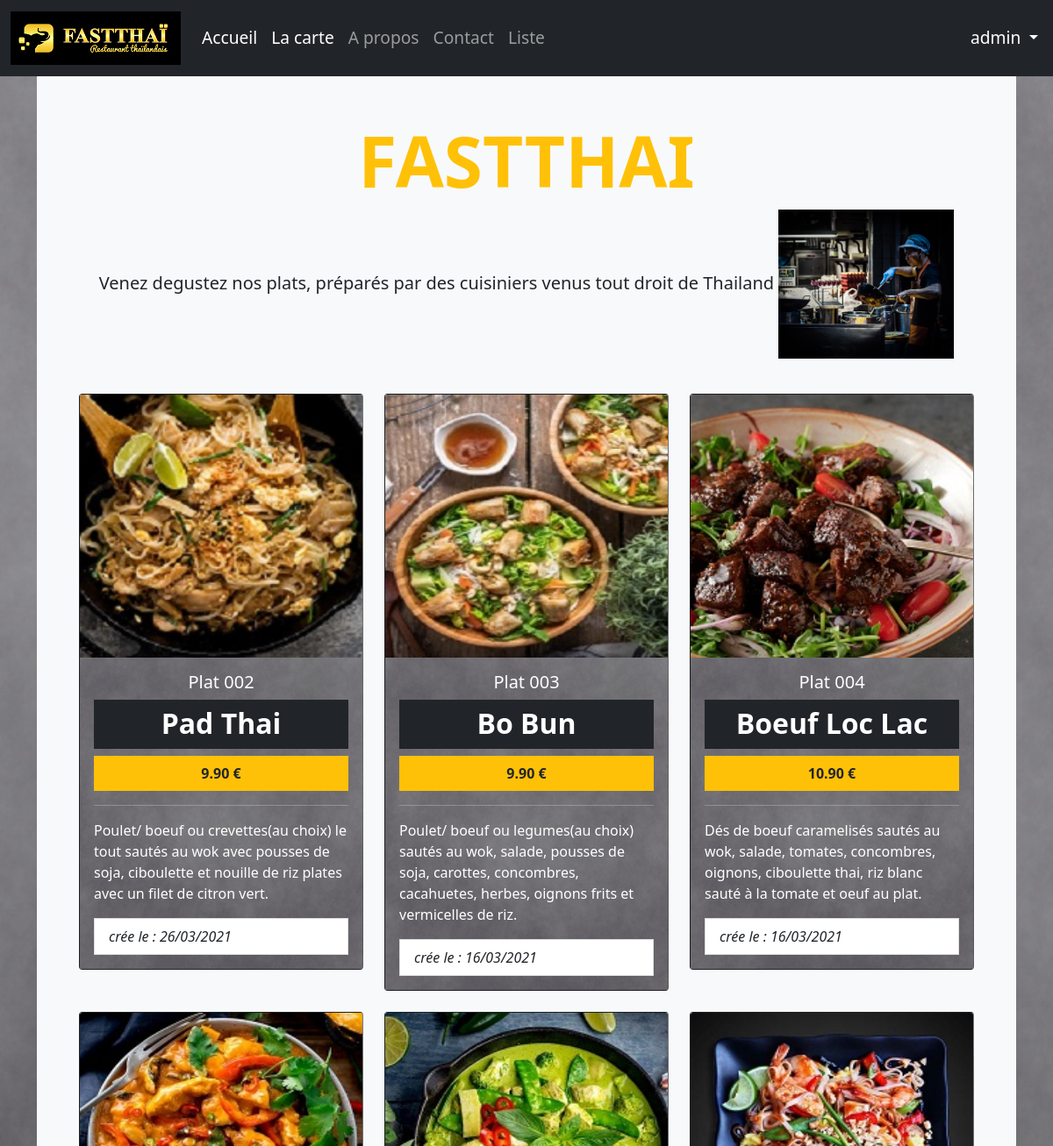
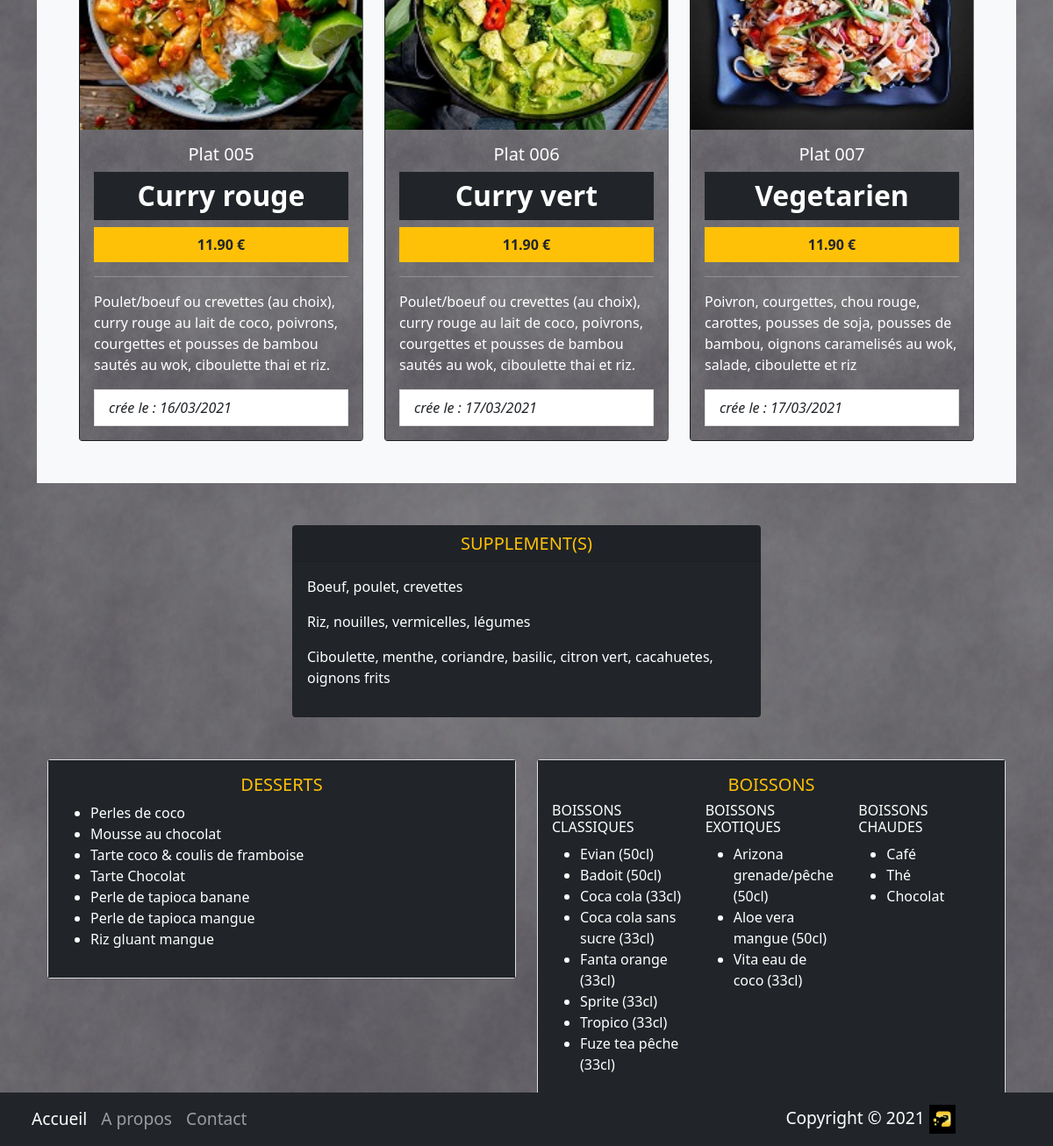
/carte.php (signed in), run on the app's committed database (2 pictures, top to bottom).
### tables this page shows
CREATE TABLE `plat` (
  `id_plat` int(11) NOT NULL,
  `nom_plat` varchar(50) NOT NULL,
  `image` varchar(50) NOT NULL,
  `description` text NOT NULL,
  `prix` float(10,2) NOT NULL,
  `created` date NOT NULL,
  `id_type` int(11) NOT NULL
);

### carte.php (the view, shortened to what this page needs)
<?php
require_once('connect.php');
$sql = "SELECT * FROM plat p
        INNER JOIN category c
        ON p.id_type = c.id_category";
$result = mysqli_query($connexion, $sql);
function trDate($date){
    $dateArray = (explode("-",substr(($date),0,10)));
    $dateIns = $dateArray[2]."/".$dateArray[1]."/".$dateArray[0];
    return $dateIns;
}
?>
<?php require_once('partials/header1.inc');?>
<div class="container" >
<div class="bg-light p-5" id="haut">
    <div class="container text-center">
        <h1 id='titre' class="display-1  text-warning text-bolder">FASTTHAI</h1>
        <p class="lead  "> Venez degustez nos plats, préparés par des cuisiniers venus tout droit de Thailand <img
                src="assets/images/cuisinier.jpg" alt='' width='200'></img></p>
    </div>
    <div>
        <div class="row row-cols-1 row-cols-md-3 g-4 mt-2">
            <?php while($rows = mysqli_fetch_assoc($result)){ ?>
            <div class="col">
                <div class="card bg bg-dark text-white" style= "background-image: url('assets/images/fond.jpg');background-repeat: no-repeat ;background-size: cover;">
                    <img src="assets/images/<?=$rows['image'];?>" class="card-img-top" alt="..." height="300">
                    <div class="card-body">
                        <h5 class="card-title text-center">Plat 00<?=$rows['id_plat'];?>
                        </h5>
                        <ul class="list-group list-group-flush">
                            <li class="list-group-item text-center h2 bg bg-dark text-white"> <strong>
                                    <?=$rows['nom_plat'];?>
                                </strong></li>
                            <li class="list-group-item text-dark bg bg-warning text-center "><strong>
                                    <?=$rows['prix'];?> €
                                </strong> </li>
                        </ul>
                        <hr>
                        <p class="card-text">
                            <?=$rows['description'];?>
                        </p>
                        <i class="list-group-item text-dark text-right">crée le :
                            <?=trDate($rows['created']);?>
                        </i>
                    </div>
                </div>
            </div>
            <?php } ?>
        </div>
    </div>
</div>
<div class='container col-6 offset-3 mt-5 mb-5'>
    <div class="card bg bg-dark ">
        <h5 class="card-header text-warning text-center">SUPPLEMENT(S)</h5>
        <div class="card-body text-white">
            <p>Boeuf, poulet, crevettes</p>
            <p>Riz, nouilles, vermicelles, légumes</p>
            <p>Ciboulette, menthe, coriandre, basilic, citron vert, cacahuetes, oignons frits</p>
        </div>
    </div>
</div>
<div>
    <div class='container mb-5'>
        <div class="row">
            <div class="col-sm-6">
                <div class="card text-white">
                    <div class="card-body bg bg-dark ">
                        <h5 class="card-title text-warning text-center">DESSERTS</h5>
                        <ul>
                            <li>Perles de coco</li>
                            <li>Mousse au chocolat</li>
                            <li>Tarte coco & coulis de framboise</li>
                            <li>Tarte Chocolat</li>
                            <li>Perle de tapioca banane</li>
                            <li>Perle de tapioca mangue</li>
                            <li>Riz gluant mangue</li>
                        </ul>
                    </div>
                </div>
            </div>
            <div class="col-sm-6">
                <div class="card">
                    <div class="card-body bg bg-dark">
                        <h5 class="card-title text-warning text-center">BOISSONS</h5>
                        <div class="row">
                            <div class='col-4 text-white'>
                                <h6 class="card-text text-white">BOISSONS CLASSIQUES</h6>
                                <ul>
                                    <li>Evian (50cl) </li>
                                    <li>Badoit (50cl) </li>
                                    <li>Coca cola (33cl) </li>
                                    <li>Coca cola sans sucre (33cl)</li>
                                    <li>Fanta orange (33cl)</li>
                                    <li>Sprite (33cl)</li>
                                    <li>Tropico (33cl)</li>
                                    <li>Fuze tea pêche (33cl)</li>
                                </ul>
                            </div>
                            <div class='col-4 text-white'>
                                <h6 class="card-text text-white">BOISSONS EXOTIQUES</h6>
                                <ul>
                                    <li>Arizona grenade/pêche (50cl) </li>
                                    <li>Aloe vera mangue (50cl) </li>
                                    <li>Vita eau de coco (33cl) </li>
                                </ul>
                            </div>
                            <div class='col-4 text-white'>
                                <h6 class="card-text text-white">BOISSONS CHAUDES</h6>
                                <ul>
                                    <li>Café</li>
                                    <li>Thé</li>
                                    <li>Chocolat</li>
                                </ul>
                            </div>
                        </div>
                    </div>
                </div>
            </div>
        </div>
    </div>
</div>
</div>
<?php require_once('partials/footer1.inc');?>

### assets/css/style.css (style rules this page uses)
#titre { font-weight: 900; }

### data on the page
plat: image (picture), id_plat "2", nom_plat "Pad Thai", prix "9.90", description "Poulet/ boeuf ou crevettes(au choix) le tout sautés au wok avec pousses de soja, ciboulette et nouille de riz plates avec un filet de citron vert.", created "26/03/2021"
plat: image (picture), id_plat "3", nom_plat "Bo Bun", prix "9.90", description "Poulet/ boeuf ou legumes(au choix) sautés au wok, salade, pousses de soja, carottes, concombres, cacahuetes, herbes, oignons frits et vermicelles de riz.", created "16/03/2021"
plat: image (picture), id_plat "4", nom_plat "Boeuf Loc Lac", prix "10.90", description "Dés de boeuf caramelisés sautés au wok, salade, tomates, concombres, oignons, ciboulette thai, riz blanc sauté à la tomate et oeuf au plat.", created "16/03/2021"
plat: image (picture), id_plat "5", nom_plat "Curry rouge", prix "11.90", description "Poulet/boeuf ou crevettes (au choix), curry rouge au lait de coco, poivrons, courgettes et pousses de bambou sautés au wok, ciboulette thai et riz.", created "16/03/2021"
plat: image (picture), id_plat "6", nom_plat "Curry vert", prix "11.90", description "Poulet/boeuf ou crevettes (au choix), curry rouge au lait de coco, poivrons, courgettes et pousses de bambou sautés au wok, ciboulette thai et riz.", created "17/03/2021"
plat: image (picture), id_plat "7", nom_plat "Vegetarien", prix "11.90", description "Poivron, courgettes, chou rouge, carottes, pousses de soja, pousses de bambou, oignons caramelisés au wok, salade, ciboulette et riz", created "17/03/2021"

### other printed values
$_SESSION['auth']['login'] "admin"
